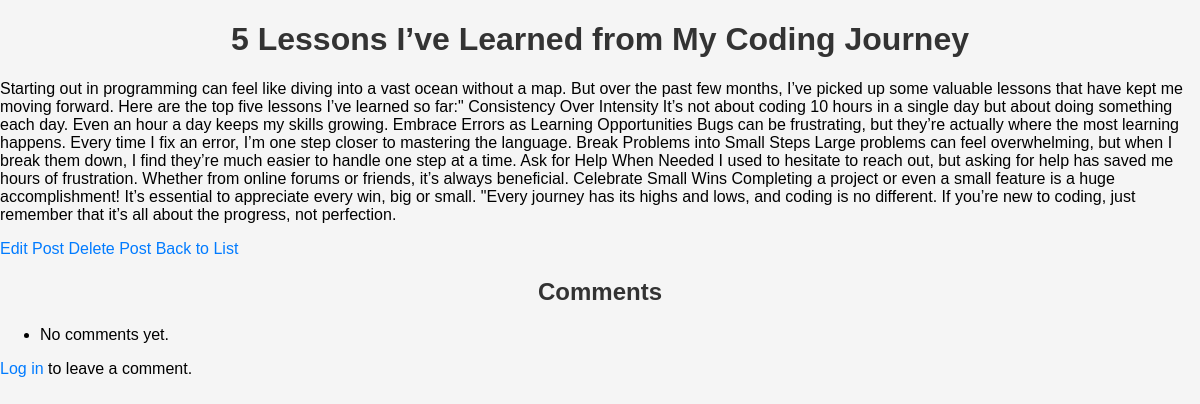
The page /post/6/ on the database as committed earlier.
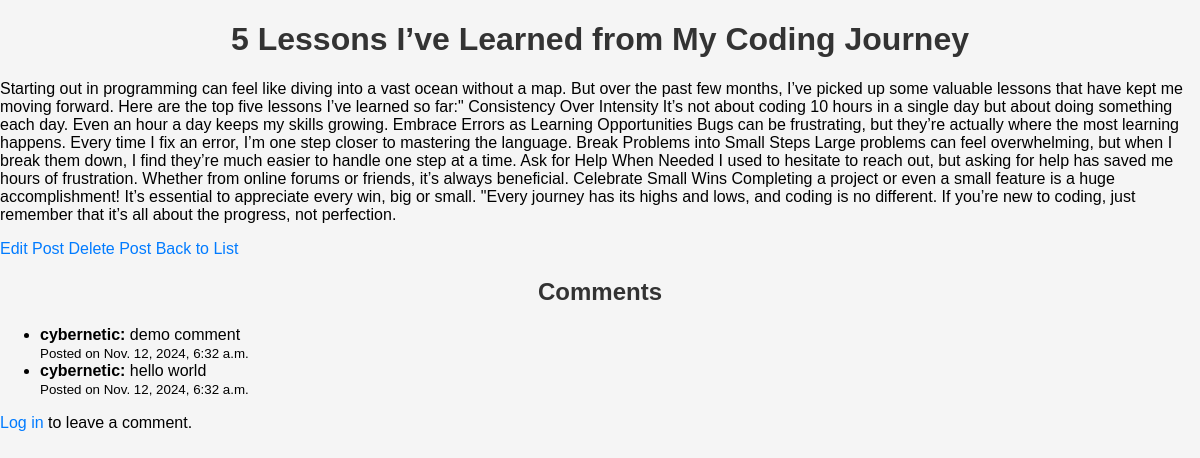
The same page on the database as committed later.
### blog/models.py (models this page shows, shortened)
class Comment(models.Model):
    post = models.ForeignKey(Post, on_delete=models.CASCADE, related_name='comments')
    author = models.ForeignKey(User, on_delete=models.CASCADE)
    text = models.TextField()
    created_at = models.DateTimeField(auto_now_add=True)

### blog/views.py (the view)
# urls.py: path('post/<int:post_id>/', views.post_detail, name='post_detail'),
def post_detail(request, post_id):
    post = get_object_or_404(Post, id=post_id)
    comments = post.comments.all()
    if request.method == 'POST':
        form = CommentForm(request.POST)
        if form.is_valid():
            comment = form.save(commit=False)
            comment.post = post
            comment.author = request.user
            comment.save()
            return redirect('post_detail', post_id=post.id)
    else:
        form = CommentForm()
    return render(request, 'blog/post_detail.html', {
        'post': post,
        'comments': comments,
        'form': form
    })

### blog/templates/blog/post_detail.html (shortened to what this page needs)
{% load static %}
<!DOCTYPE html>
<html lang="en">
<head>
    <link rel="stylesheet" href="{% static 'blog/styles.css' %}">
</head>
<body>
    <h1>{{ post.title }}</h1>
    <p>{{ post.content }}</p>
    <a href="{% url 'edit_post' post_id=post.id %}">Edit Post</a>
    <a href="{% url 'delete_post' post_id=post.id %}">Delete Post</a>
    <a href="{% url 'post_list' %}">Back to List</a>
    <h2>Comments</h2>
    <ul>
        {% for comment in comments %}
            <li>
                <strong>{{ comment.author }}:</strong> {{ comment.text }} <br>
                <small>Posted on {{ comment.created_at }}</small>
            </li>
        {% empty %}
            <li>No comments yet.</li>
        {% endfor %}
    </ul>
    {% if user.is_authenticated %}
        <h2>Leave a Comment</h2>
        <form method="post">
            {% csrf_token %}
            {{ form.as_p }}
            <button type="submit">Submit</button>
        </form>
    {% else %}
        <p><a href="{% url 'login' %}">Log in</a> to leave a comment.</p>
    {% endif %}
</body>
</html>

Rows that differ between the two databases and show on the page:
added Comment: author "cybernetic", text "demo comment", created_at "Nov. 12, 2024, 6:32 a.m."
added Comment: author "cybernetic", text "hello world", created_at "Nov. 12, 2024, 6:32 a.m."
Other text that changed with them:
text no longer shown: "No comments yet."
